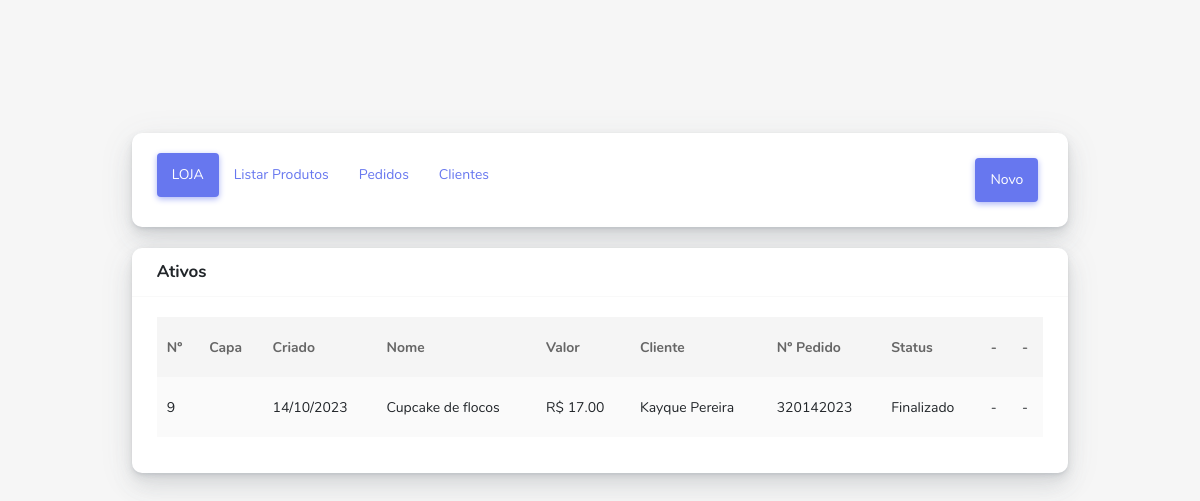
Screenshot of /painel/pedidos.php with the database file from the repository.
### tables this page shows
CREATE TABLE `compras` (
  `id` int(11) NOT NULL,
  `foto` varchar(255) NOT NULL,
  `titulo` varchar(255) NOT NULL,
  `valor` decimal(10,2) NOT NULL,
  `total` decimal(10,2) NOT NULL,
  `id_cliente` int(11) NOT NULL,
  `status` varchar(1) NOT NULL DEFAULT 'N',
  `ip` varchar(255) NOT NULL,
  `numero_pedido` varchar(100) NOT NULL,
  `boleto` varchar(255) NOT NULL,
  `data` date NOT NULL
);

CREATE TABLE `cliente` (
  `id` int(11) NOT NULL,
  `nome` varchar(150) NOT NULL,
  `valor` decimal(10,2) NOT NULL,
  `ip` varchar(100) NOT NULL,
  `cpf` varchar(100) NOT NULL,
  `email` varchar(255) NOT NULL,
  `whatsapp` varchar(100) NOT NULL,
  `status` varchar(1) NOT NULL DEFAULT 'S',
  `endereco` varchar(150) NOT NULL,
  `cep` varchar(70) NOT NULL,
  `estado` varchar(70) NOT NULL,
  `cidade` varchar(70) NOT NULL,
  `data` datetime NOT NULL
);

### sheep_core/includes.php (called while the page is built, shortened)
<?php
function sheep_classes($sheepClasses) {
    $sheepDiretorio = ['diretor', 'funcionarios',  'gerentes_operacionais', 'gerentes'];
    $sheepFiscaliza = null;
    foreach ($sheepDiretorio as $sheepNomeDiretorio):
        if (!$sheepFiscaliza && file_exists(__DIR__ . '/' ."{$sheepNomeDiretorio}" . '/' ."{$sheepClasses}.php") && !is_dir(__DIR__  . '/' . "{$sheepNomeDiretorio}" . '/' ."{$sheepClasses}.php")):
            $sheepFiscaliza = true;
        endif;
    endforeach;
}
?>

### sheep_core/gerentes_operacionais/Ler.php (called while the page is built, shortened)
<?php
class Ler extends Conexao{
    private $Seleciona;
    private $Locais;
    private $Resultado;
    private $Ler;
    public function Leitura($BD, $SQL = null, $Adicionais = null)
    {
      if(!empty($Adicionais )):
          $this->Locais = $Adicionais ;
          parse_str($Adicionais , $this->Locais);
      endif;
      $this->Seleciona = "SELECT * FROM {$BD} {$SQL}";
      $this->Execute();
    }
    public function getResultado(){
        return $this->Resultado;
    }
    private function Canectar()
    {
       $this->Canectar = parent::getCanectar();
       $this->Ler = $this->Canectar->prepare($this->Seleciona);
       $this->Ler->setFetchMode(PDO::FETCH_ASSOC);
    }
    private function getSheep()
    {
        if($this->Locais):
            foreach ($this->Locais as $sheep => $ms):
                $this->Ler->bindValue(":{$sheep}", $ms, ( is_int($ms) ? PDO::PARAM_INT : PDO::PARAM_STR ) );
            endforeach;
        endif;
    }
    private function Execute()
    {
        $this->Canectar();
        try {
            $this->getSheep();
            $this->Ler->execute();
            $this->Resultado = $this->Ler->fetchAll();
        } catch (Exception $ms) {
            $this->Resultado = null;
            print "<b>Erro ao ler: {$ms->getMessage()}</b> ";
        }
    }
}

### sheep_core/diretor/Conexao.php (called while the page is built)
<?php
class Conexao{
    private static $sheepHost = SHEEP_HOST;
    private static $sheepUsuario = SHEEP_USER;
    private static $sheepSenha = SHEEP_SENHA;
    private static $sheepDb = SHEEP_BD;
    private static $Canectar = null;
    private static function Conectar() {
        try {
            if (self::$Canectar == null):
                $dsn = 'mysql:host=' . self::$sheepHost . ';dbname=' . self::$sheepDb;
                $op = [ PDO::MYSQL_ATTR_INIT_COMMAND => 'SET NAMES UTF8'];
                self::$Canectar = new PDO($dsn, self::$sheepUsuario, self::$sheepSenha, $op);
            endif;
        } catch (PDOException $e) {
            echo $e->getMessage();
            die;
        }
        self::$Canectar->setAttribute(PDO::ATTR_ERRMODE, PDO::ERRMODE_EXCEPTION);
        return self::$Canectar;
    }
    public static function getCanectar() {
        return self::Conectar();
    }
}

### painel/pedidos.php (the view, shortened to what this page needs)
<!DOCTYPE html>
<html lang="pt-br" >
<head >
        <link rel="stylesheet" href="assets/css/app.min.css">
        <link rel="stylesheet" href="assets/css/style.css">
</head>
<body>
<div align="center" style="padding:20px; margin-top:120px;" >
        <div class="col-md-10">
      <section class="section" >
            <?php
            require_once('topo.php');
            ?>
           <br>
          <div class="row">
              <div class="col-12">
                <div class="card">
                  <div class="card-header">
                    <h4>Ativos</h4>
                  </div>
                  <div class="card-body">
                    <div class="table-responsive">
                      <table class="table table-striped table-hover" id="save-stage" style="width:100%;">
                        <thead>
                          <tr>
                            <th>Nº</th>
                            <th>Capa</th>
                            <th>Criado</th>
                            <th>Nome</th>
                            <th>Valor</th>
                            <th>Cliente</th>
                            <th>Nº Pedido</th>
                            <th>Status</th>
                            <th>-</th>
                            <th>-</th>
                          </tr>
                        </thead>
                        <tbody>
                        <?php
                            $ler = new Ler();
                            $ler->Leitura('compras', "ORDER BY data DESC");
                            if($ler->getResultado()){
                             foreach($ler->getResultado() as $compras){
                              $compras = (object) $compras;
                              $ler->Leitura('cliente', "WHERE id = :id", "id={$compras->id_cliente}");
                              $usuarios = Formata::Resultado($ler);
                              if($usuarios){
                                foreach($ler->getResultado() as $cliente);
                                $cliente = (object) $cliente;
                              }
                            ?>
                          <tr>
                            <td><?= $compras->id?></td>
                            <td><img src="<?=HOME?>/uploads/<?=$compras->foto?>" alt="" style="width:50px;"></td>
                            <td><?= date('d/m/Y', strtotime($compras->data)) ?></td>
                            <td><?= $compras->titulo?></td>
                            <td>R$ <?= $compras->valor?></td>
                            <td><?=$cliente->nome?></td>
                            <td><?= $compras->numero_pedido?></td>
                            <td>
                              <?= $compras->status == 'N' ? 'Pendente' : 'Finalizado'?>
                            </td>
                            <td>-</td>
                            <td>-</td>
                          </tr>
                          <?php
                             }
                            }
                          ?>
                        </tbody>
                      </table>
                    </div>
                  </div>
                </div>
              </div>
            </div>
      </section>
      </div>
    </div>
</body>
</html>

### rows the page displays
compras: id "9", data "14/10/2023", titulo "Cupcake de flocos", valor "17.00", id_cliente.nome "Kayque Pereira", numero_pedido "320142023", status "Finalizado"
